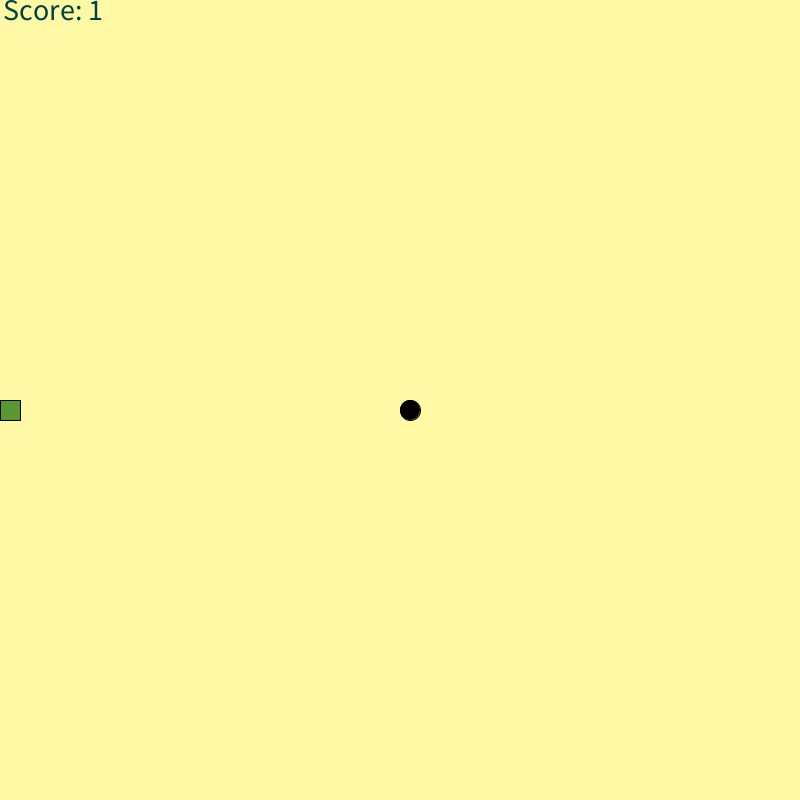
Frame 1 (no input)
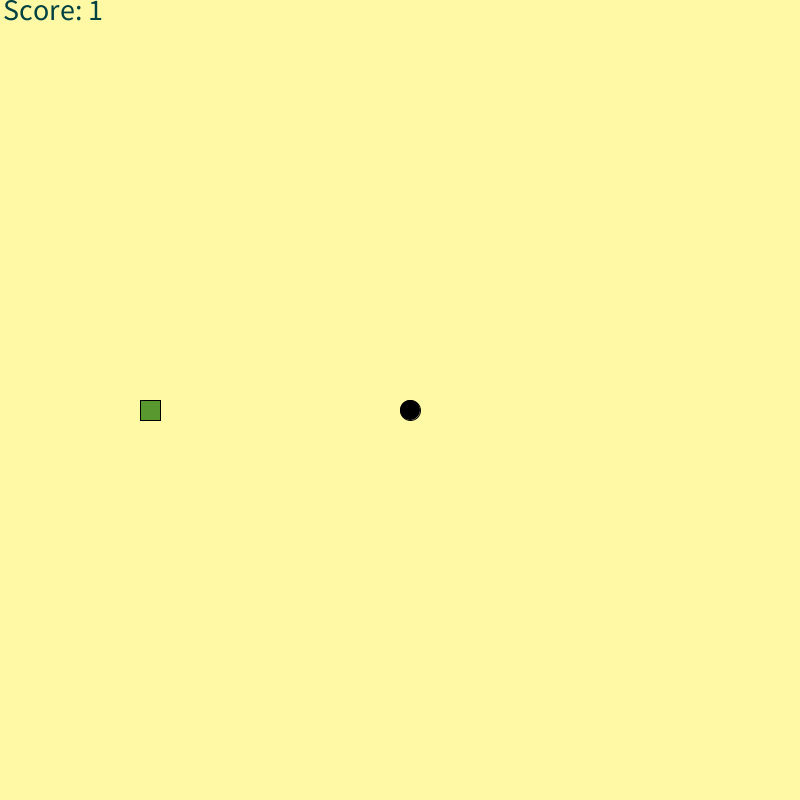
Frame 60 (the mouse pressed at the canvas centre just before this capture)
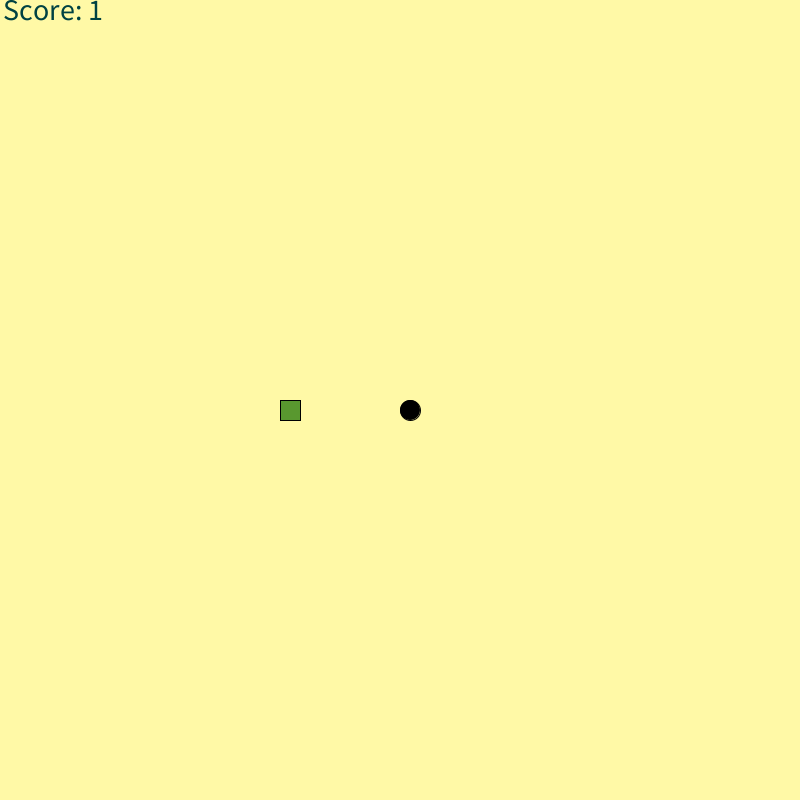
Frame 120 (the mouse held since frame 60 and released just before this capture)

The Processing sketch that drew these frames (run headless with seeded random() and noise(); from frame 60 on, the mouse is pressed at the canvas centre):

// Processing sketch: Midterm_WIP_2
// ── Midterm_WIP_2.pde
//Midterm Project: Prototype Snake Game by Thomas Garcia Mena
//This is based off an tutorial video: Programming Snake Game in Java Processing Tutorial by gasper coding 

ArrayList<Integer> x = new ArrayList<Integer>(), y = new ArrayList<Integer>();
int w = 40, h = 40, blocks = 20, direction = 2, apple_x = 20, apple_y = 20;
int[]x_direction = {0, 0, 1, -1}, y_direction = {1, -1, 0, 0};
boolean GameOver = false;

int speed = 8;

int color_1 = #FF0800; //apple color #1
int color_2 = #A8E4A0; //apple color #2
int color_3 = #CDA449; //apple color #3

void setup (){
  size(800, 800);
  x.add(0);
  y.add(20);
}

void draw() {
background (#FFF9A6);
fill(#59982f);

for (int i = 0; i < x.size(); i++) rect(x.get(i)*blocks, y.get(i)*blocks, blocks, blocks);
if(!GameOver){
fill(color_1, color_2, color_3); //the color of the apples
ellipse(apple_x*blocks+10, apple_y*blocks+10, blocks, blocks); //the code for the apples to appear

textAlign(CENTER); //The scoreboard code
textSize(30);
fill(#004242);
text("High Score: " + x.size(), 20, 20);
if(frameCount%speed == 0){
  x.add(0, x.get(0) + x_direction[direction]);
  y.add(0, y.get(0) + y_direction[direction]);
  
  if (x.get(0) < 0 || y.get(0) < 0 || x.get(0) >= w || y.get(0) >= h) GameOver = true;
  for (int i = 1; i < x.size(); i++)
  if (x.get(0) == x.get(i) && y.get(0) == y.get(i)) GameOver = true;
  
  if (x.get(0) == apple_x && y.get(0) == apple_y){
    if (x.size()%6 == 0 && speed >= 2) speed-=1; //speed increase
    apple_x = (int)random(0, w);
    apple_y = (int)random(0, h);
    color_1 = (int)random(#FF0800); color_2 = (int)random(#A8E4A0); color_3 = (int)random(#CDA449);
  } else {
    x.remove(x.size()-1);
    y.remove(y.size()-1);
   }
  }
 } else {
  fill(#563c5c);
  textSize(35);
  textAlign(CENTER);
  text("Oops! Game Over! \n Your High Score is: " + x.size() + "\n Press ENTER to restart.", width/2, height/2);
  if (keyCode == ENTER){
    x.clear();
    y.clear();
    x.add(0);
    y.add(20);
    direction = 2;
    speed = 8;
    GameOver = false;
  }
 }
}
  
void keyPressed(){
  int new_movement = keyCode == DOWN? 0:(keyCode == UP?1:(keyCode == RIGHT?2:(keyCode == LEFT?3:-1)));
  if (new_movement !=-1) direction = new_movement;
}
